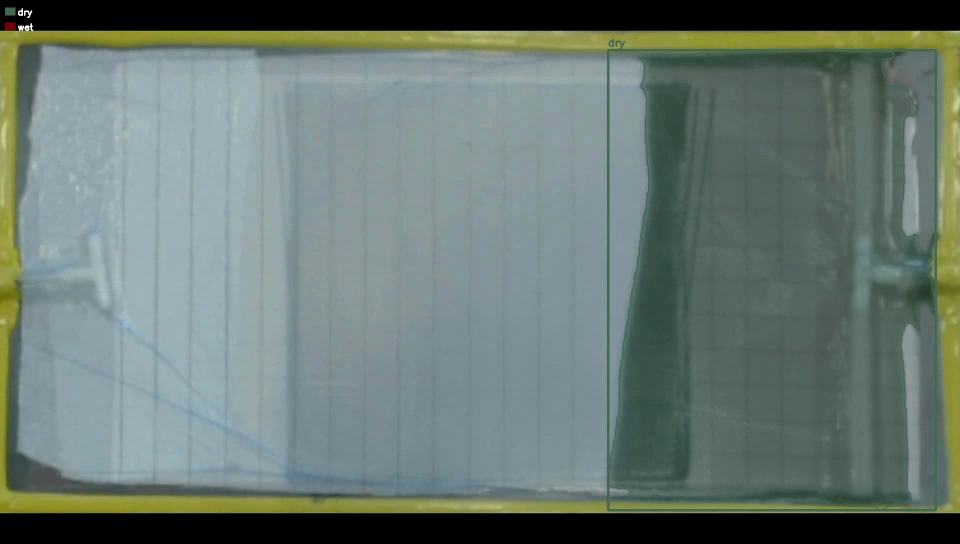
#> input picture frame 10 of yolo_overlay_input4.mp4, 1920 x 1088 px, given in place of input_1.mp4, which was not available (shown at 1/2 size)
$ python build_camera_shift_panels.py
#> lines starting #> are read from the running program, lines starting #| are printed output that depends on the picture; pictures that were not available may be replaced by others from this repository, and a replacement may not be noted
"""Render the camera-shift panels for fig:camera_shift_pair.

Demonstrates the camera-shift registration stage on the real bump event
in input_1.mp4 between frames ~65 and ~70 (gradual ~3.7 px drift that
settles by frame 75). The figure tells the story through the pipeline's
own delta field, the per-pixel scalar that drives the threshold. Without
the registration warp every laminate edge produces a false-positive
wetting signal; with the warp, the field collapses to near-empty
residuals.

Three panels:
  panel0_context.png   Reference frame (input_1, frame 63), for context.
  panel1_uncorrected.png  Pipeline delta field, max(0, ref - cur) on the
                          working channel ($L^*$), with the post-event
                          frame (frame 75) as cur. ROI mask applied.
                          Rendered as Turbo heatmap with a shared
                          intensity scale.
  panel2_corrected.png Same delta field after the registration warp is
                          applied to the post-event frame. Same Turbo
                          scale so the magnitudes are directly
                          comparable.
"""

from __future__ import annotations

from pathlib import Path

import cv2
import numpy as np

REPO = Path("/Users/user/Downloads/vrifa")
VIDEO = REPO / "data" / "input_1.mp4"
ROI_MASK_PATH = REPO / "data" / "roi_masks" / "input_1.png"
OUT_DIR = REPO / "paper" / "typst" / "figures" / "camera_shift_panels"
OUT_DIR.mkdir(exist_ok=True, parents=True)

PRE_IDX = 10        # early reference, dry preform but past camera warm-up
POST_IDX = 75       # after the bump has settled

# Output dimensions for each rendered panel (16:9 to match other figures).
PANEL_W, PANEL_H = 960, 540

# Heatmap background colors: dim gray for "inside ROI but no signal",
# pure black for "outside ROI". Matches the visual language of the
# rendered overlay/heatmap stages in the Method figures.
BG_INSIDE_ROI = (40, 40, 40)
BG_OUTSIDE_ROI = (0, 0, 0)


def read_frame(idx):
    cap = cv2.VideoCapture(str(VIDEO))
    cap.set(cv2.CAP_PROP_POS_FRAMES, float(idx))
    ok, frame = cap.read()
    cap.release()
    if not ok or frame is None:
        raise RuntimeError(f"failed to read frame {idx}")
    return frame


def lstar(bgr):
    """Extract CIELAB L* channel, 8-bit."""
    return cv2.cvtColor(bgr, cv2.COLOR_BGR2LAB)[..., 0]


def load_roi(h, w):
    raw = cv2.imread(str(ROI_MASK_PATH), cv2.IMREAD_GRAYSCALE)
    if raw.shape != (h, w):
        raw = cv2.resize(raw, (w, h), interpolation=cv2.INTER_NEAREST)
    return (raw > 127).astype(np.uint8) * 255


def phase_translation(pre_l, post_l):
    """cv2.phaseCorrelate on L* gives (dx, dy) translation pre to post."""
    return cv2.phaseCorrelate(pre_l.astype(np.float32),
                              post_l.astype(np.float32))[0]


def warp_translation(img, dx, dy):
    h, w = img.shape[:2]
    M = np.array([[1.0, 0.0, dx],
                  [0.0, 1.0, dy]], dtype=np.float32)
    return cv2.warpAffine(img, M, (w, h),
                          flags=cv2.INTER_LINEAR,
                          borderMode=cv2.BORDER_REFLECT)


def delta_field(reference_l, current_l, roi):
    """Pipeline delta on the L* working channel: max(0, ref - cur),
    restricted to the ROI. Output uint8 in [0, 255]."""
    d = np.maximum(
        reference_l.astype(np.int16) - current_l.astype(np.int16),
        0,
    )
    d = np.clip(d, 0, 255).astype(np.uint8)
    d[roi == 0] = 0
    return d


def heatmap(delta, roi, vmax):
    """Render a delta field as a Turbo heatmap with a shared vmax scale.
    Zero-delta pixels show as a dim gray "no signal" background; outside
    the ROI is painted black.
    """
    scaled = np.clip(
        delta.astype(np.float32) * 255.0 / max(vmax, 1),
        0, 255,
    ).astype(np.uint8)
    hm = cv2.applyColorMap(scaled, cv2.COLORMAP_TURBO)
    hm[delta == 0] = BG_INSIDE_ROI
    hm[roi == 0] = BG_OUTSIDE_ROI
    return hm


def fit(img):
    return cv2.resize(img, (PANEL_W, PANEL_H), interpolation=cv2.INTER_AREA)


def main():
    pre = read_frame(PRE_IDX)
#> in read_frame, frame is the input picture: shape (1088, 1920, 3); mean B, G, R 114.5, 120.4, 105.1
    post = read_frame(POST_IDX)
#> call 2 of read_frame, with idx = 75
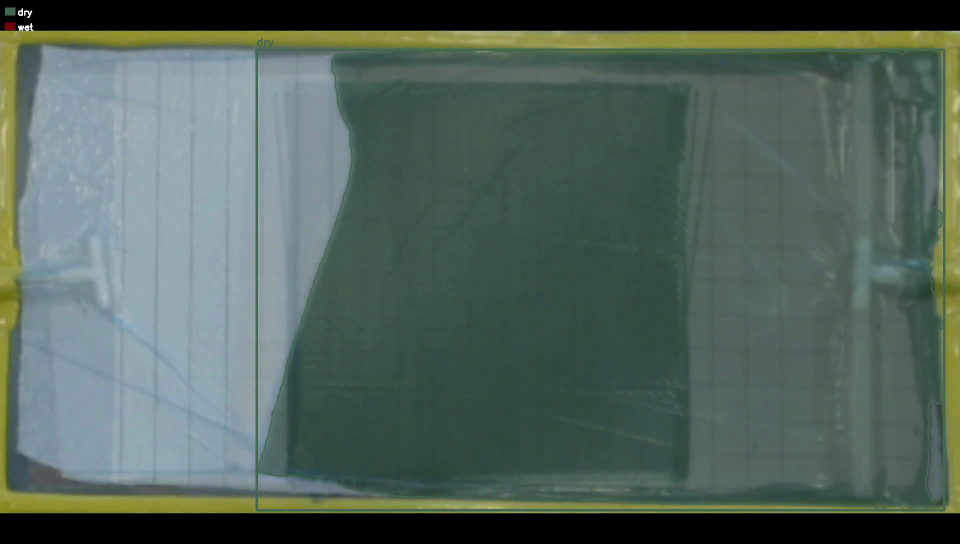
#> input picture frame 75 of yolo_overlay_input4.mp4, 1920 x 1088 px, given in place of input_1.mp4, which was not available (shown at 1/2 size)
#> in read_frame, frame is the input picture: shape (1088, 1920, 3); mean B, G, R 91.1, 99.7, 82.6
    h, w = pre.shape[:2]

    roi = load_roi(h, w)
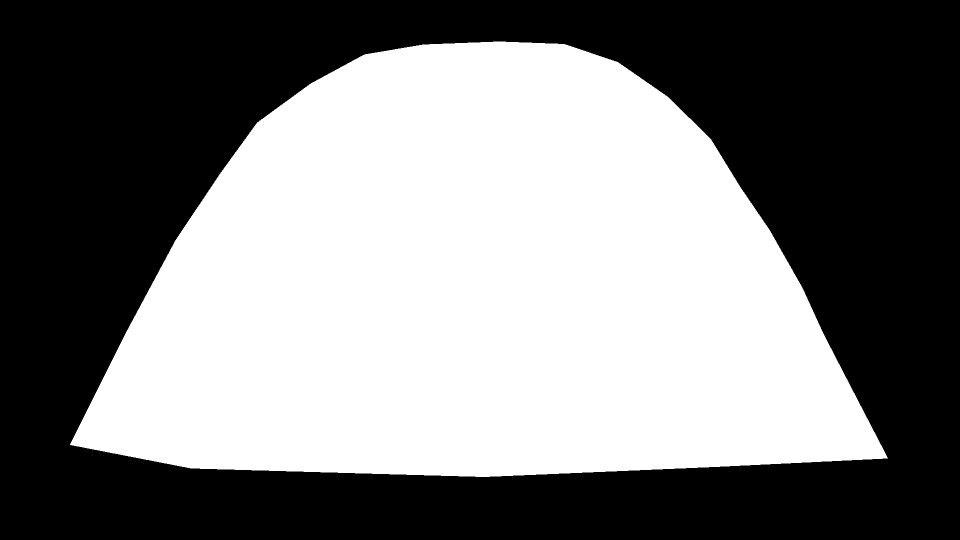
#> input picture data/roi_masks/input_1.png, 1920 x 1080 px, found by its file name (shown at 1/2 size)
    L_pre = lstar(pre)
    L_post = lstar(post)
#> in lstar (call 2), `return cv2.cvtColor(bgr, cv2.COLOR_BGR2LAB)[..., 0]`:
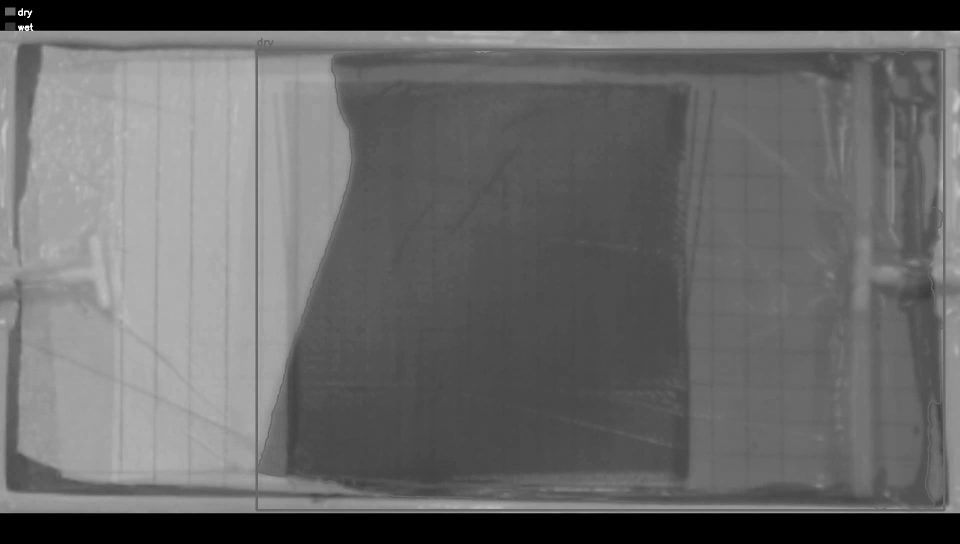
#> returned value: shape (1088, 1920) (shown at 1/2 size); min 0, max 255, mean 102.6

    # Detect shift and apply correction.
    dx, dy = phase_translation(L_pre, L_post)
#> dx = -0.0132; dy = 0.507
    print(f"detected shift post relative to pre: dx={dx:.2f} px, dy={dy:.2f} px")
#| detected shift post relative to pre: dx=-0.01 px, dy=0.51 px

    post_corrected = warp_translation(post, -dx, -dy)
    L_post_c = lstar(post_corrected)

    # Compute both delta fields.
    delta_uncorr = delta_field(L_pre, L_post, roi)
#> in delta_field, `d[roi == 0] = 0`:
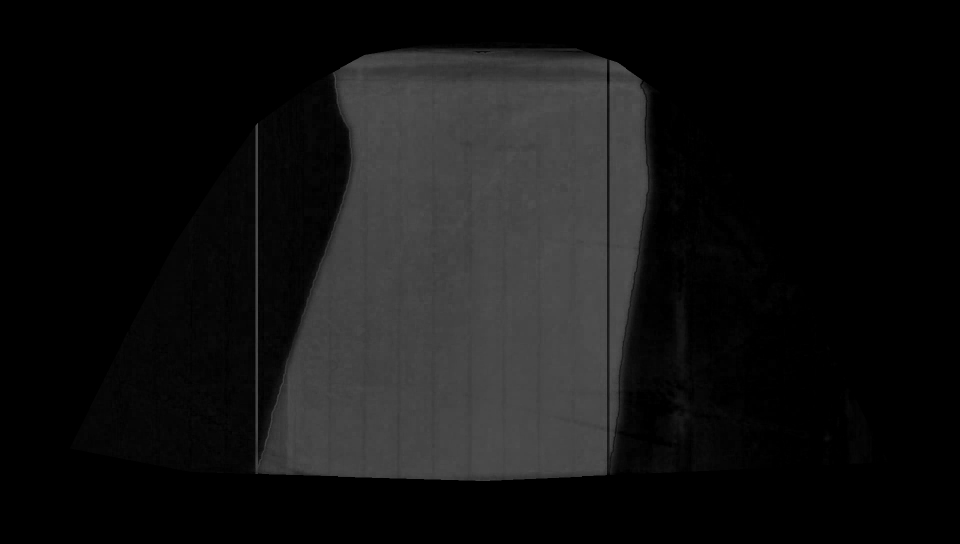
#> d: shape (1088, 1920) (shown at 1/2 size); min 0, max 84, mean 19
    delta_corr   = delta_field(L_pre, L_post_c, roi)

    # Shared display scale so the two heatmaps are honestly comparable.
    vmax = int(max(delta_uncorr.max(), 1))
#> vmax = 84
    print(f"shared vmax: {vmax}")
#| shared vmax: 84
    print(f"  uncorrected: max={delta_uncorr.max()}, "
          f"mean (in ROI)={delta_uncorr[roi > 0].mean():.2f}")
#|   uncorrected: max=84, mean (in ROI)=39.31
    print(f"  corrected:   max={delta_corr.max()}, "
          f"mean (in ROI)={delta_corr[roi > 0].mean():.2f}")
#|   corrected:   max=84, mean (in ROI)=39.26

    # Panel 0: current frame (raw BGR), full extent, for context. The
    # current frame is what the delta panels are derived against the
    # reference, so showing it gives the reader the visual anchor.
    cv2.imwrite(str(OUT_DIR / "panel0_context.png"), fit(post))

    # Panels 1 and 2: zoom in on a 50%-by-50% region of the delta
    # heatmap, biased downward (top-edge crop 40 percent of frame
    # height, bottom-edge crop 10 percent) so the lower-laminate
    # structure where the bump signal concentrates fills the panel.
    x0 = w // 4
    x1 = x0 + w // 2
    y0 = int(h * 0.40)
    y1 = int(h * 0.90)
    def crop_center(img):
        return img[y0:y1, x0:x1]

    cv2.imwrite(
        str(OUT_DIR / "panel1_uncorrected.png"),
        fit(crop_center(heatmap(delta_uncorr, roi, vmax))),
    )
#> in heatmap, `hm[delta == 0] = BG_INSIDE_ROI`:
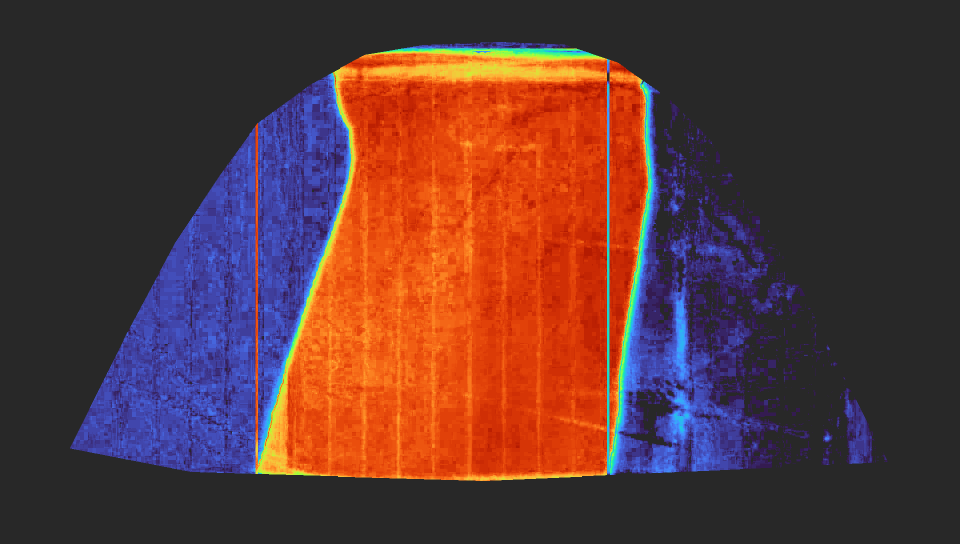
#> hm: shape (1088, 1920, 3) (shown at 1/2 size); mean B, G, R 54.9, 56.3, 92.3
#> in heatmap, `hm[roi == 0] = BG_OUTSIDE_ROI`:
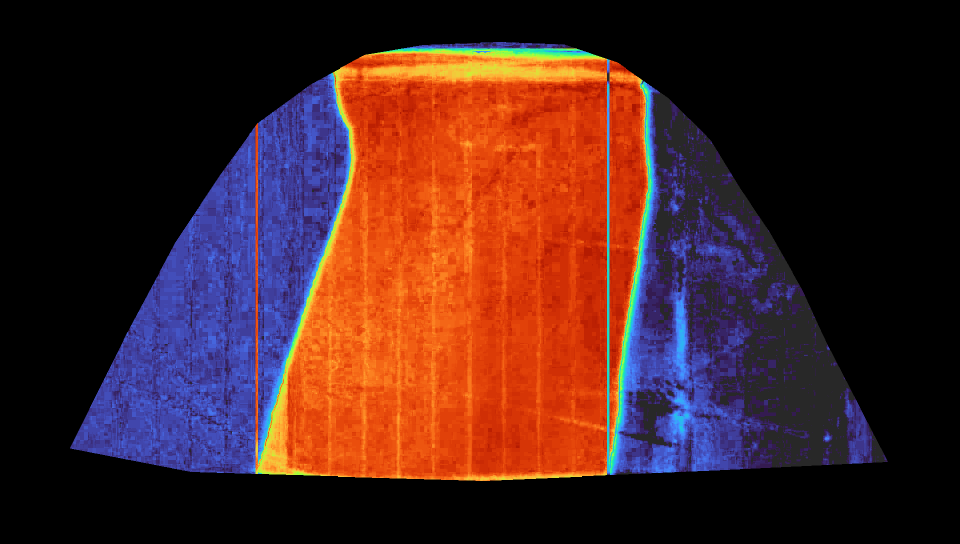
#> hm: shape (1088, 1920, 3) (shown at 1/2 size); mean B, G, R 34.2, 35.6, 71.6
#> in crop_center, `return img[y0:y1, x0:x1]`:
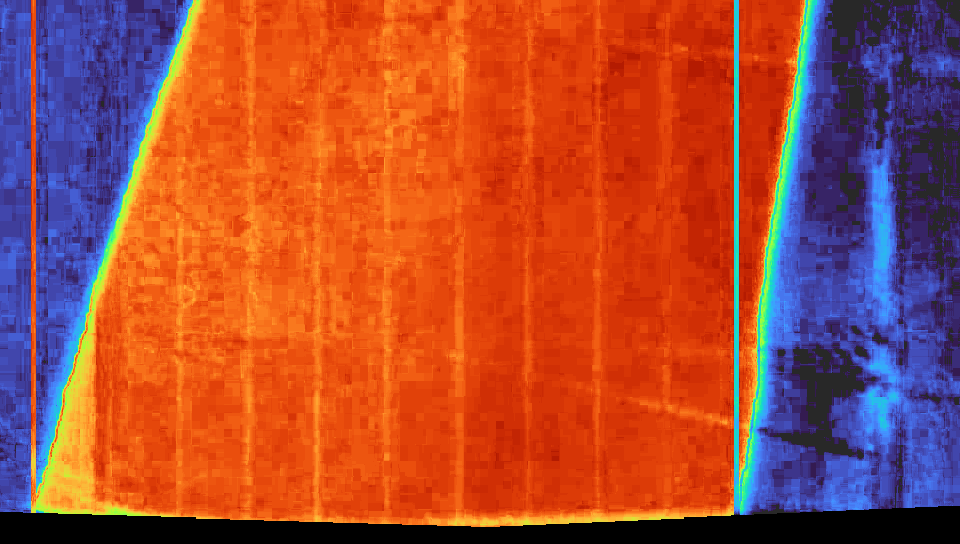
#> returned value: shape (544, 960, 3); mean of channels 0, 1, 2 55, 75.8, 168.3; drawn as B, G, R
    cv2.imwrite(
        str(OUT_DIR / "panel2_corrected.png"),
        fit(crop_center(heatmap(delta_corr, roi, vmax))),
    )

    print(f"Wrote 3 camera-shift panels to {OUT_DIR}")


if __name__ == "__main__":
    main()

$ run again, starting later in the video
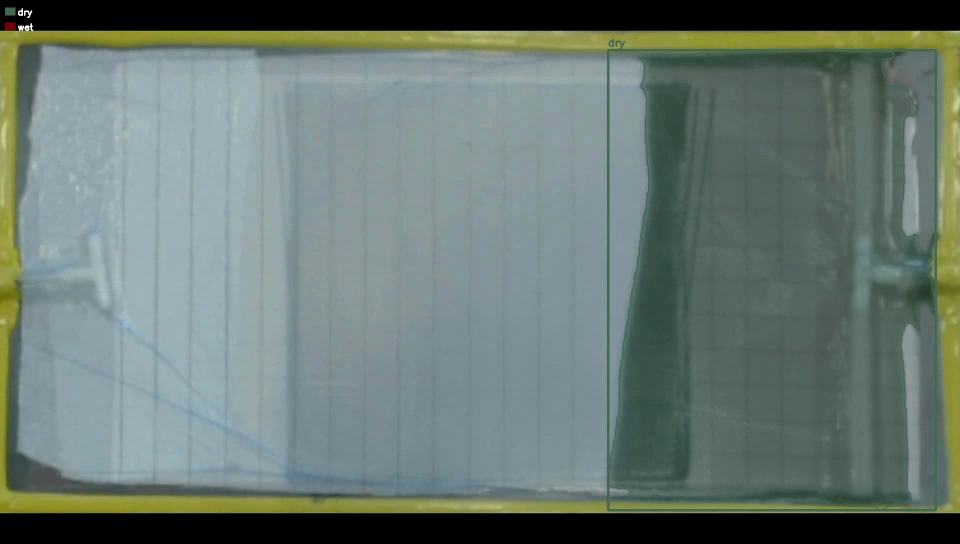
#> input picture frame 10 of yolo_overlay_input4.mp4, 1920 x 1088 px, given in place of input_1.mp4, which was not available (shown at 1/2 size)
#> in read_frame, frame is the input picture: shape (1088, 1920, 3); mean B, G, R 114.5, 120.4, 105.1
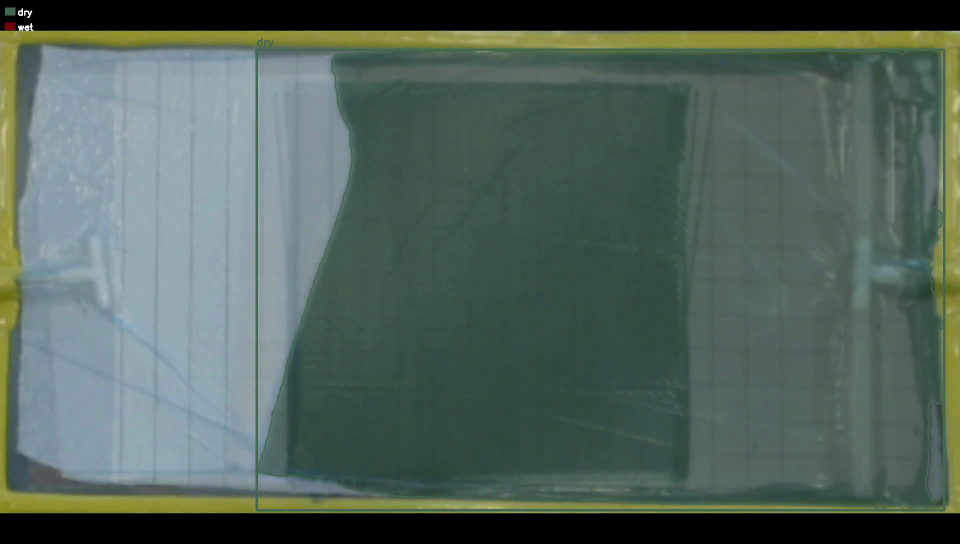
#> input picture frame 75 of yolo_overlay_input4.mp4, 1920 x 1088 px, given in place of input_1.mp4, which was not available (shown at 1/2 size)
#> in read_frame, frame is the input picture: shape (1088, 1920, 3); mean B, G, R 91.1, 99.7, 82.6
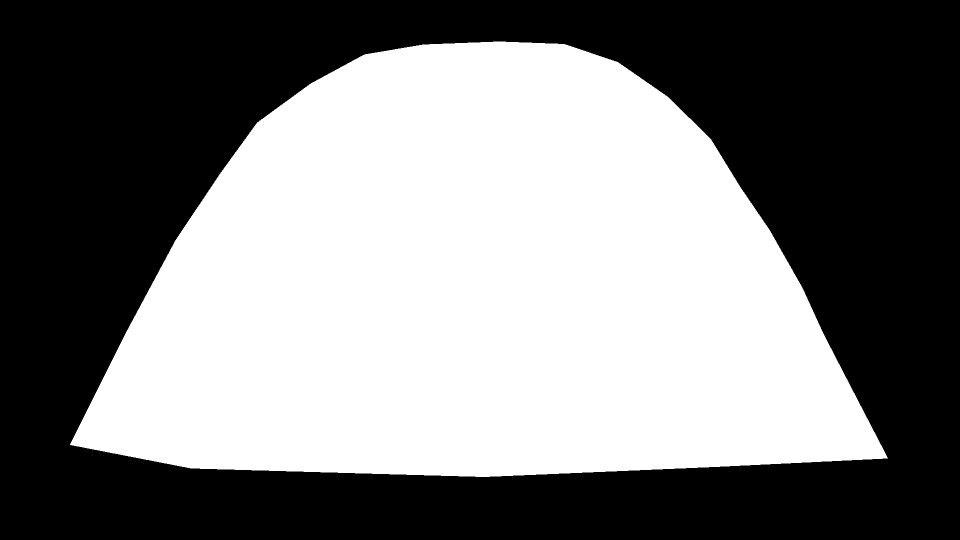
#> input picture data/roi_masks/input_1.png, 1920 x 1080 px, found by its file name (shown at 1/2 size)
#> dx = -0.0132; dy = 0.507
#| detected shift post relative to pre: dx=-0.01 px, dy=0.51 px
#> vmax = 84
#| shared vmax: 84
#|   uncorrected: max=84, mean (in ROI)=39.31
#|   corrected:   max=84, mean (in ROI)=39.26

$ run again, starting later in the video
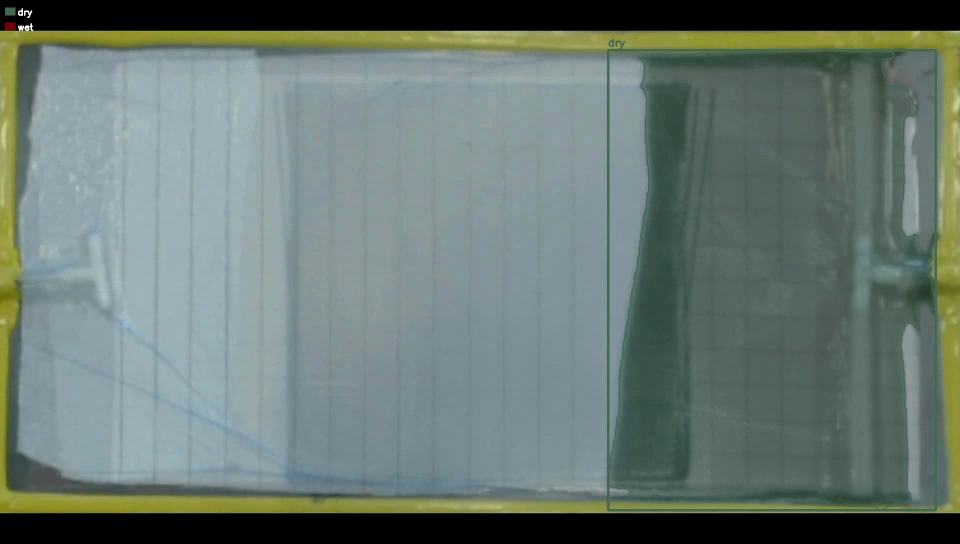
#> input picture frame 10 of yolo_overlay_input4.mp4, 1920 x 1088 px, given in place of input_1.mp4, which was not available (shown at 1/2 size)
#> in read_frame, frame is the input picture: shape (1088, 1920, 3); mean B, G, R 114.5, 120.4, 105.1
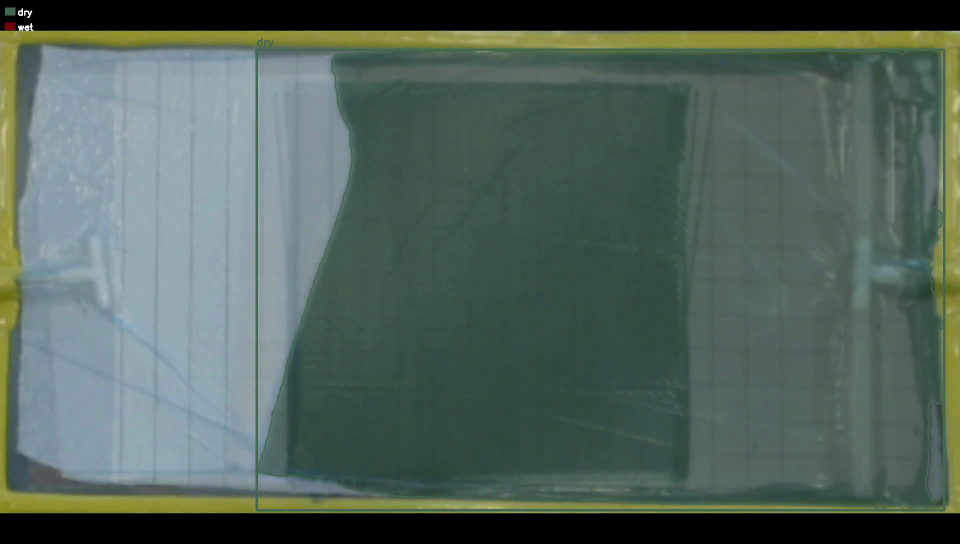
#> input picture frame 75 of yolo_overlay_input4.mp4, 1920 x 1088 px, given in place of input_1.mp4, which was not available (shown at 1/2 size)
#> in read_frame, frame is the input picture: shape (1088, 1920, 3); mean B, G, R 91.1, 99.7, 82.6
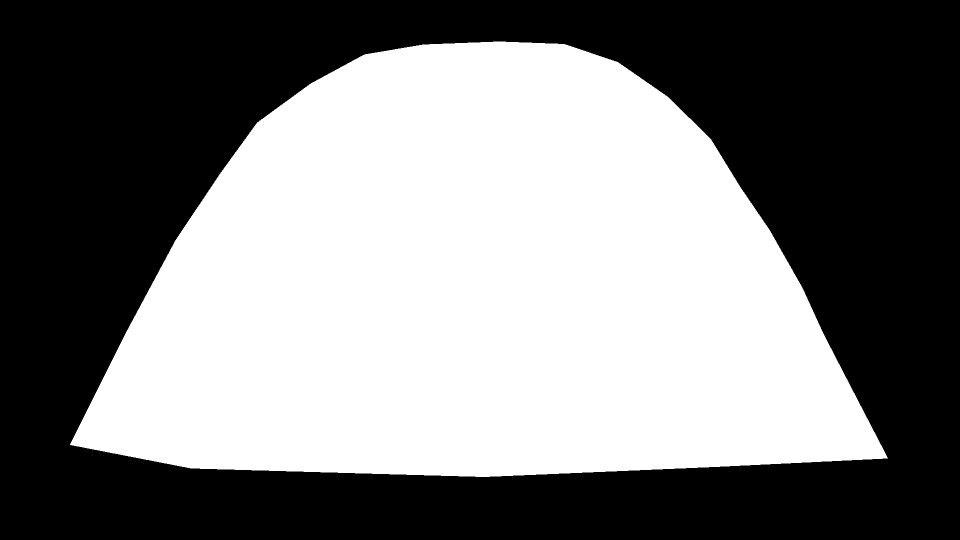
#> input picture data/roi_masks/input_1.png, 1920 x 1080 px, found by its file name (shown at 1/2 size)
#> dx = -0.0132; dy = 0.507
#| detected shift post relative to pre: dx=-0.01 px, dy=0.51 px
#> vmax = 84
#| shared vmax: 84
#|   uncorrected: max=84, mean (in ROI)=39.31
#|   corrected:   max=84, mean (in ROI)=39.26
